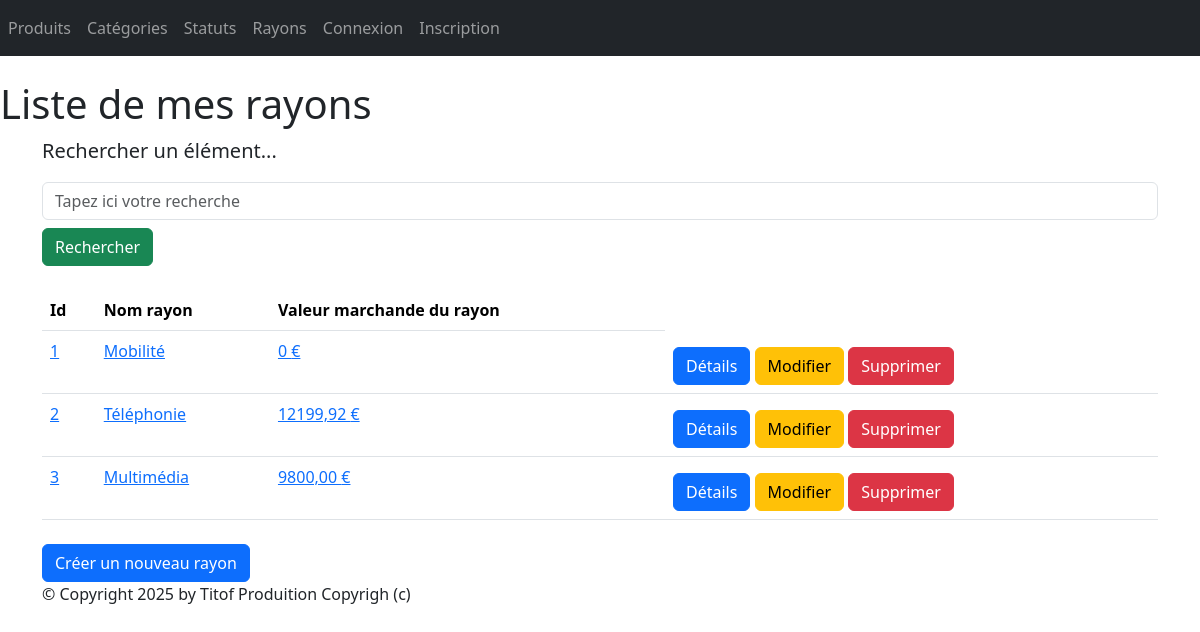
The app's page /monApp/listeRayons/ with its own data.
### monApp/models.py (models this page shows)
class Rayon(models.Model):
    idRayon = models.AutoField(primary_key=True)
    nomRayon = models.CharField(max_length=100)
    produits = models.ManyToManyField(
        "Produit",
        through="Contenir",
        blank=True
    )

### monApp/views.py (the view)
# urls.py: path("listeRayons/",views.RayonListView.as_view(), name="lst_rayons"),
class RayonListView(ListView):
    model = Rayon
    template_name = "monApp/list_rayons.html"
    context_object_name = "rayons"
    def get_queryset(self):
        query = self.request.GET.get('search')
        if query:
            return Rayon.objects.filter(nomRayon__icontains=query).prefetch_related(Prefetch("rayon", queryset=Contenir.objects.select_related("Produit")))
        return Rayon.objects.prefetch_related(Prefetch("rayon", queryset=Contenir.objects.select_related("Produit")))
    def get_context_data(self, **kwargs):
        context = super().get_context_data(**kwargs)
        context['titremenu'] = "Liste de mes rayons"
        ryns_dt = []
        for rayon in context['rayons']:
            total = 0
            for contenir in rayon.rayon.all():
                total += contenir.Produit.prixUnitaireProd * contenir.Qte
            ryns_dt.append({'rayon': rayon, 'total_stock': total})
        context['ryns_dt'] = ryns_dt
        return context

### monApp/templates/monApp/list_rayons.html
{% extends 'monApp/base.html' %}
    {% block menu %}
        <h1> {{ titremenu }} </h1>
    {% endblock %}
    {% block contenu %}
    <p class="lead mb-3 ml-0">Rechercher un élément...</p>
    <form method="GET" action="">
        <input class="form-control" type="text" name="search" placeholder="Tapez ici votre recherche"
            value="{{ request.GET.search }}">
        <button type="submit" class="btn btn-success mt-2">Rechercher</button>
    </form>
    <br>
    <table class="table">
        <thead>
            <th>Id</th>
            <th>Nom rayon</th>
            <th>Valeur marchande du rayon</th>
        </thead>
        <tbody>
            {% for data in ryns_dt %}
                <tr>
                    <td><a href="{% url 'dtl_rayon' data.rayon.idRayon %}">{{ data.rayon.idRayon }}</a></td>
                    <td><a href="{% url 'dtl_rayon' data.rayon.idRayon %}">{{ data.rayon.nomRayon }}</a></td>
                    <td><a href="{% url 'dtl_rayon' data.rayon.idRayon %}">{{ data.total_stock }} €</a></td>
                    <td>
                    <a href="{% url 'dtl_rayon' data.rayon.idRayon %}" class="btn btn-primary mt-2">Détails</a>
                    <a href="{% url 'chng_rayon' data.rayon.idRayon %}" class="btn btn-warning mt-2">Modifier</a>
                    <a href="{% url 'dlt_rayon' data.rayon.idRayon %}" class="btn btn-danger mt-2">Supprimer</a>
                    </td>
                </tr>
            {% endfor %}
        </tbody>
    </table>
    <a href="{% url 'crt_rayon' %}" class="btn btn-primary mt-2">Créer un nouveau rayon</a>
{% endblock %}

### monApp/static/styles.css (style rules this page uses)
h1 { color: red }

### records on screen
Rayon: rayon.idRayon "1", rayon.nomRayon "Mobilité", total_stock "0"
Rayon: rayon.idRayon "2", rayon.nomRayon "Téléphonie", total_stock "12199,92"
Rayon: rayon.idRayon "3", rayon.nomRayon "Multimédia", total_stock "9800,00"

### other values on screen
{{ titremenu }} "Liste de mes rayons"
